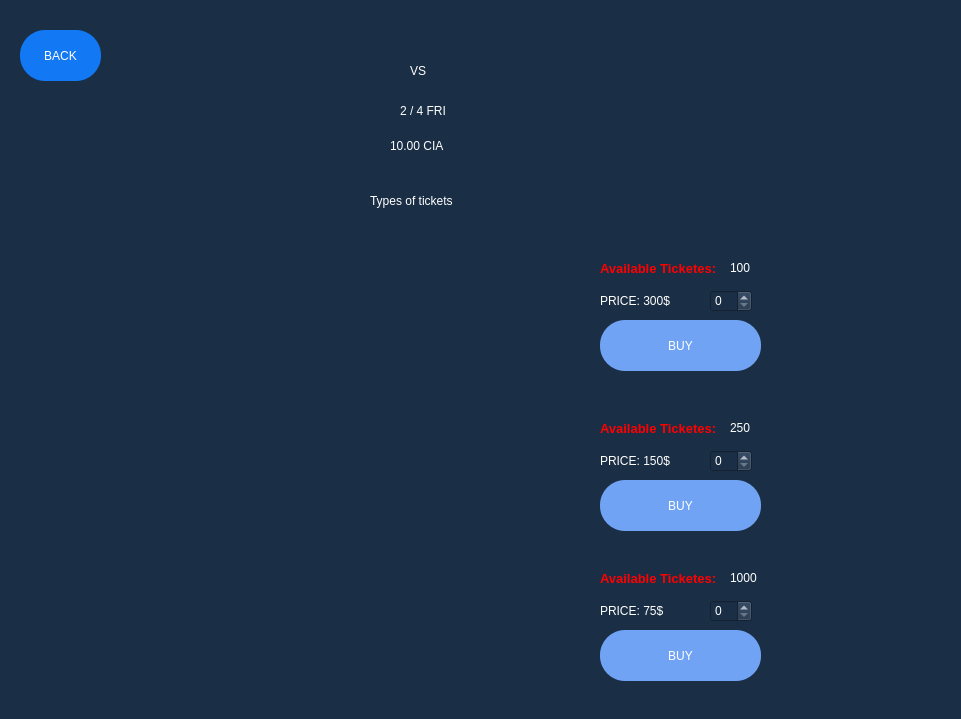
<?xml version="1.0" encoding="UTF-8"?>
<ui version="4.0">
 <class>MainWindow</class>
 <widget class="QMainWindow" name="MainWindow">
  <property name="geometry">
   <rect>
    <x>0</x>
    <y>0</y>
    <width>961</width>
    <height>719</height>
   </rect>
  </property>
  <property name="windowTitle">
   <string>MainWindow</string>
  </property>
  <property name="styleSheet">
   <string notr="true">background-color:#fff;
</string>
  </property>
  <widget class="QWidget" name="centralwidget">
   <widget class="QWidget" name="widget" native="true">
    <property name="geometry">
     <rect>
      <x>0</x>
      <y>0</y>
      <width>961</width>
      <height>719</height>
     </rect>
    </property>
    <property name="styleSheet">
     <string notr="true">background-color: #1A2E45;</string>
    </property>
    <widget class="QLabel" name="label_vs_2">
     <property name="geometry">
      <rect>
       <x>410</x>
       <y>40</y>
       <width>51</width>
       <height>61</height>
      </rect>
     </property>
     <property name="styleSheet">
      <string notr="true">font: 24pt &quot;Yu Gothic UI Semibold&quot;;
color: rgb(255, 255, 255);</string>
     </property>
     <property name="text">
      <string>VS</string>
     </property>
    </widget>
    <widget class="QLabel" name="label_time_2">
     <property name="geometry">
      <rect>
       <x>390</x>
       <y>130</y>
       <width>91</width>
       <height>31</height>
      </rect>
     </property>
     <property name="styleSheet">
      <string notr="true">font: 14pt &quot;Yu Gothic UI Semibold&quot;;
color: rgb(255, 255, 255);</string>
     </property>
     <property name="text">
      <string>10.00 CIA</string>
     </property>
    </widget>
    <widget class="QLabel" name="label_date_2">
     <property name="geometry">
      <rect>
       <x>400</x>
       <y>100</y>
       <width>81</width>
       <height>21</height>
      </rect>
     </property>
     <property name="styleSheet">
      <string notr="true">font: 14pt &quot;Yu Gothic UI Semibold&quot;;
color: rgb(255, 255, 255);
</string>
     </property>
     <property name="text">
      <string>2 / 4 FRI</string>
     </property>
    </widget>
    <widget class="QWidget" name="widget_eve_2" native="true">
     <property name="geometry">
      <rect>
       <x>480</x>
       <y>40</y>
       <width>91</width>
       <height>81</height>
      </rect>
     </property>
     <property name="styleSheet">
      <string notr="true">border-image: url(C3J47ea36cMBc4XPbp9aaA_96x96.png);</string>
     </property>
    </widget>
    <widget class="QWidget" name="widget_liv_2" native="true">
     <property name="geometry">
      <rect>
       <x>310</x>
       <y>30</y>
       <width>81</width>
       <height>91</height>
      </rect>
     </property>
     <property name="styleSheet">
      <string notr="true">border-image: url(nGfV05dipbAc7zzojivKew_96x96.png);</string>
     </property>
    </widget>
    <widget class="QPushButton" name="pushButton_nor_2">
     <property name="geometry">
      <rect>
       <x>600</x>
       <y>630</y>
       <width>161</width>
       <height>51</height>
      </rect>
     </property>
     <property name="styleSheet">
      <string notr="true">#pushButton_nor_2{
color: #ffffff;
background-color: rgb(113, 163, 244);
font: 12pt &quot;Yu Gothic UI Semibold&quot;;
border-radius: 25px
}
#pushButton_nor_2:hover{
background-color: rgb(113, 173, 250);
}
#pushButton_nor_2:pressed{
background-color: rgb(116, 178, 253);
}
</string>
     </property>
     <property name="text">
      <string>BUY</string>
     </property>
    </widget>
    <widget class="QPushButton" name="pushButton_hip_2">
     <property name="geometry">
      <rect>
       <x>600</x>
       <y>480</y>
       <width>161</width>
       <height>51</height>
      </rect>
     </property>
     <property name="styleSheet">
      <string notr="true">#pushButton_hip_2{
color: #ffffff;
background-color: rgb(113, 163, 244);
font: 12pt &quot;Yu Gothic UI Semibold&quot;;
border-radius: 25px
}
#pushButton_hip_2:hover{
background-color: rgb(113, 173, 250);
}
#pushButton_hip_2:pressed{
background-color: rgb(116, 178, 253);
}
</string>
     </property>
     <property name="text">
      <string>BUY</string>
     </property>
    </widget>
    <widget class="QLabel" name="label_vip_2">
     <property name="geometry">
      <rect>
       <x>210</x>
       <y>240</y>
       <width>351</width>
       <height>131</height>
      </rect>
     </property>
     <property name="styleSheet">
      <string notr="true">border-image: url(VIP_ticket_resized.jpg);</string>
     </property>
     <property name="text">
      <string/>
     </property>
     <property name="pixmap">
      <pixmap>VIP_ticket_671x211.jpg</pixmap>
     </property>
    </widget>
    <widget class="QLabel" name="label_pnor_2">
     <property name="geometry">
      <rect>
       <x>600</x>
       <y>595</y>
       <width>81</width>
       <height>31</height>
      </rect>
     </property>
     <property name="styleSheet">
      <string notr="true">font: 12pt &quot;Yu Gothic UI Semibold&quot;;
color: rgb(255, 255, 255);</string>
     </property>
     <property name="text">
      <string>PRICE: 75$</string>
     </property>
    </widget>
    <widget class="QLabel" name="label_nw_2">
     <property name="geometry">
      <rect>
       <x>370</x>
       <y>180</y>
       <width>181</width>
       <height>41</height>
      </rect>
     </property>
     <property name="styleSheet">
      <string notr="true">font: 18pt &quot;Yu Gothic UI Semibold&quot;;
color: rgb(255, 255, 255);
</string>
     </property>
     <property name="text">
      <string>Types of tickets</string>
     </property>
    </widget>
    <widget class="QPushButton" name="pushButton_bvi_2">
     <property name="geometry">
      <rect>
       <x>600</x>
       <y>320</y>
       <width>161</width>
       <height>51</height>
      </rect>
     </property>
     <property name="styleSheet">
      <string notr="true">#pushButton_bvi_2{
color: #ffffff;
background-color: rgb(113, 163, 244);
font: 12pt &quot;Yu Gothic UI Semibold&quot;;
border-radius: 25px
}
#pushButton_bvi_2:hover{
background-color: rgb(113, 173, 250);
}
#pushButton_bvi_2:pressed{
background-color: rgb(116, 178, 253);
}

</string>
     </property>
     <property name="text">
      <string>BUY</string>
     </property>
    </widget>
    <widget class="QLabel" name="label_pvi_2">
     <property name="geometry">
      <rect>
       <x>600</x>
       <y>285</y>
       <width>91</width>
       <height>31</height>
      </rect>
     </property>
     <property name="styleSheet">
      <string notr="true">font: 12pt &quot;Yu Gothic UI Semibold&quot;;
color: rgb(255, 255, 255);</string>
     </property>
     <property name="text">
      <string>PRICE: 300$ </string>
     </property>
    </widget>
    <widget class="QLabel" name="label_hic_2">
     <property name="geometry">
      <rect>
       <x>210</x>
       <y>400</y>
       <width>351</width>
       <height>131</height>
      </rect>
     </property>
     <property name="styleSheet">
      <string notr="true">border-image: url(High_Class_Ticket_Resized.jpg);</string>
     </property>
     <property name="text">
      <string/>
     </property>
     <property name="pixmap">
      <pixmap>HIGH_CLASS_ticket_672x211.jpg</pixmap>
     </property>
    </widget>
    <widget class="QLabel" name="Label_nor_2">
     <property name="geometry">
      <rect>
       <x>210</x>
       <y>560</y>
       <width>351</width>
       <height>131</height>
      </rect>
     </property>
     <property name="styleSheet">
      <string notr="true">border-image: url(Standard_Ticket_Resized.jpg);</string>
     </property>
     <property name="text">
      <string/>
     </property>
     <property name="pixmap">
      <pixmap>NORMAL_ticket_672x211.jpg</pixmap>
     </property>
    </widget>
    <widget class="QLabel" name="label_hil_2">
     <property name="geometry">
      <rect>
       <x>600</x>
       <y>445</y>
       <width>91</width>
       <height>31</height>
      </rect>
     </property>
     <property name="styleSheet">
      <string notr="true">font: 12pt &quot;Yu Gothic UI Semibold&quot;;
color: rgb(255, 255, 255);</string>
     </property>
     <property name="text">
      <string>PRICE: 150$</string>
     </property>
    </widget>
    <widget class="QSpinBox" name="spinBox_vip">
     <property name="geometry">
      <rect>
       <x>710</x>
       <y>290</y>
       <width>42</width>
       <height>22</height>
      </rect>
     </property>
     <property name="styleSheet">
      <string notr="true">color:#fff;</string>
     </property>
    </widget>
    <widget class="QLabel" name="label_vip">
     <property name="geometry">
      <rect>
       <x>600</x>
       <y>260</y>
       <width>121</width>
       <height>16</height>
      </rect>
     </property>
     <property name="font">
      <font>
       <pointsize>10</pointsize>
       <weight>75</weight>
       <bold>true</bold>
      </font>
     </property>
     <property name="styleSheet">
      <string notr="true">color: rgb(255, 0, 0);</string>
     </property>
     <property name="text">
      <string>Available Ticketes:</string>
     </property>
    </widget>
    <widget class="QLabel" name="label_100">
     <property name="geometry">
      <rect>
       <x>730</x>
       <y>260</y>
       <width>21</width>
       <height>16</height>
      </rect>
     </property>
     <property name="styleSheet">
      <string notr="true">color: rgb(255, 255, 255);</string>
     </property>
     <property name="text">
      <string>100</string>
     </property>
    </widget>
    <widget class="QLabel" name="label_high">
     <property name="geometry">
      <rect>
       <x>600</x>
       <y>420</y>
       <width>121</width>
       <height>16</height>
      </rect>
     </property>
     <property name="font">
      <font>
       <pointsize>10</pointsize>
       <weight>75</weight>
       <bold>true</bold>
      </font>
     </property>
     <property name="styleSheet">
      <string notr="true">color: rgb(255, 0, 0);</string>
     </property>
     <property name="text">
      <string>Available Ticketes:</string>
     </property>
    </widget>
    <widget class="QLabel" name="label_250">
     <property name="geometry">
      <rect>
       <x>730</x>
       <y>420</y>
       <width>21</width>
       <height>16</height>
      </rect>
     </property>
     <property name="styleSheet">
      <string notr="true">color: rgb(255, 255, 255);</string>
     </property>
     <property name="text">
      <string>250</string>
     </property>
    </widget>
    <widget class="QLabel" name="label_5">
     <property name="geometry">
      <rect>
       <x>600</x>
       <y>570</y>
       <width>121</width>
       <height>16</height>
      </rect>
     </property>
     <property name="font">
      <font>
       <pointsize>10</pointsize>
       <weight>75</weight>
       <bold>true</bold>
      </font>
     </property>
     <property name="styleSheet">
      <string notr="true">color: rgb(255, 0, 0);</string>
     </property>
     <property name="text">
      <string>Available Ticketes:</string>
     </property>
    </widget>
    <widget class="QLabel" name="label_1000">
     <property name="geometry">
      <rect>
       <x>730</x>
       <y>570</y>
       <width>31</width>
       <height>16</height>
      </rect>
     </property>
     <property name="styleSheet">
      <string notr="true">color: rgb(255, 255, 255);</string>
     </property>
     <property name="text">
      <string>1000</string>
     </property>
    </widget>
    <widget class="QSpinBox" name="spinBox_vip_2">
     <property name="geometry">
      <rect>
       <x>710</x>
       <y>450</y>
       <width>42</width>
       <height>22</height>
      </rect>
     </property>
     <property name="styleSheet">
      <string notr="true">color:#fff;</string>
     </property>
    </widget>
    <widget class="QSpinBox" name="spinBox_vip_3">
     <property name="geometry">
      <rect>
       <x>710</x>
       <y>600</y>
       <width>42</width>
       <height>22</height>
      </rect>
     </property>
     <property name="styleSheet">
      <string notr="true">color:#fff;</string>
     </property>
    </widget>
    <widget class="QPushButton" name="Back">
     <property name="geometry">
      <rect>
       <x>20</x>
       <y>30</y>
       <width>81</width>
       <height>51</height>
      </rect>
     </property>
     <property name="styleSheet">
      <string notr="true">#Back{
color: #ffffff;
background-color:#1278F3;
font: 11pt &quot;Yu Gothic UI Semibold&quot;;
border-radius: 25px;
}
#Back::hover{
background-color: rgb(113, 173, 250);
}
#Back::pressed{
background-color: rgb(116, 178, 253);
}

</string>
     </property>
     <property name="text">
      <string>BACK</string>
     </property>
    </widget>
   </widget>
  </widget>
 </widget>
 <resources>
  <include location="poi.qrc"/>
  <include location="kl.qrc"/>
 </resources>
 <connections/>
</ui>
